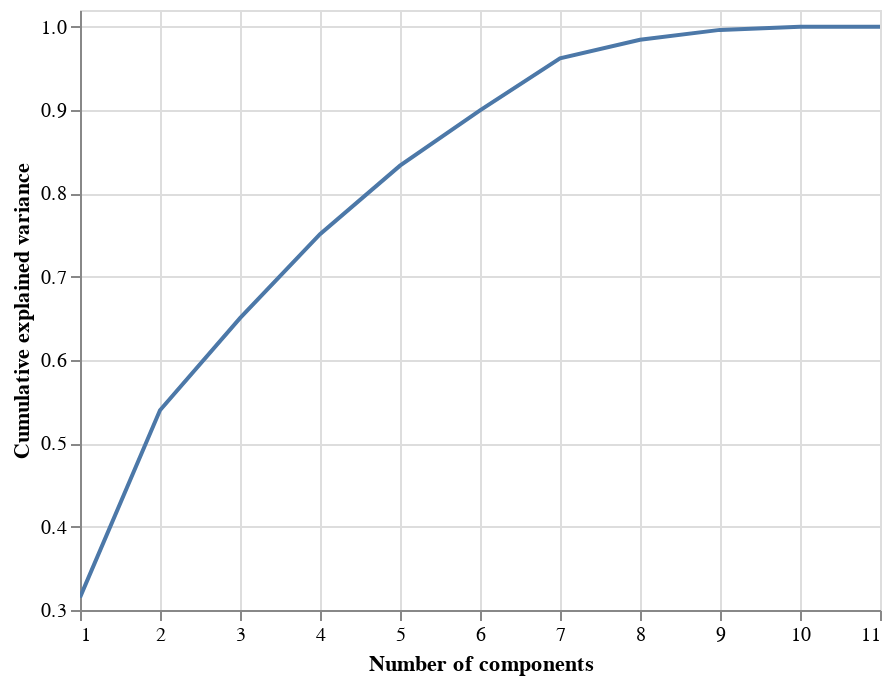

Notebook code cell kept with this figure:
### Code cell
visualizePCAComponents(x_train)

### Figure 1 — Vega-Lite specification as saved in the notebook (floating-point values rounded to 4 significant figures)
{"config": {"view": {"continuousWidth": 400, "continuousHeight": 300}}, "data": {"name": "data-caaae8b05fa19528d7242f20c3d54570"}, "mark": "line", "encoding": {"x": {"type": "quantitative", "field": "x", "title": "Number of components"}, "y": {"type": "quantitative", "field": "y", "scale": {"domain": [0.3, 1.02]}, "title": "Cumulative explained variance"}}, "selection": {"selector031": {"type": "interval", "bind": "scales", "encodings": ["x", "y"]}}, "$schema": "https://vega.github.io/schema/vega-lite/v4.8.1.json", "datasets": {"data-caaae8b05fa19528d7242f20c3d54570": [{"x": 1, "y": 0.3151}, {"x": 2, "y": 0.5397}, {"x": 3, "y": 0.6501}, {"x": 4, "y": 0.7511}, {"x": 5, "y": 0.8333}, {"x": 6, "y": 0.8995}, {"x": 7, "y": 0.962}, {"x": 8, "y": 0.9843}, {"x": 9, "y": 0.9961}, {"x": 10, "y": 1.0}, {"x": 11, "y": 1.0}]}}
